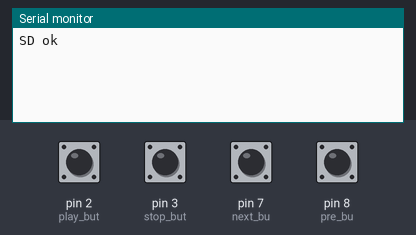
The sketch below on a simulated Arduino Uno, built with avr-gcc and run on an emulated ATmega328P. On the bench: the last lines printed to the serial monitor. Inputs (shaded band) come from the test bench; at power-on: pin 2 (play_but), pin 3 (stop_but), pin 7 (next_bu), pin 8 (pre_bu) HIGH. Storage starts empty; the audio player accepts every command and is not drawn.

Above: at 1.2 s.
1.3 s: pin 3 (stop_but) pulled LOW for 0.15 s
At 2.4 s:
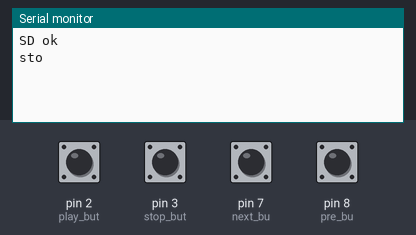
2.9 s: pin 7 (next_bu) pulled LOW for 0.15 s
At 3.7 s:
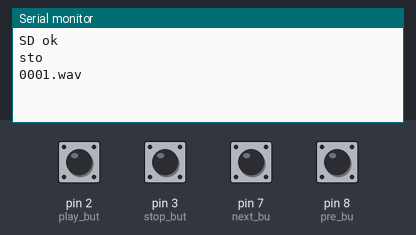
4.5 s: pin 8 (pre_bu) pulled LOW for 0.15 s
At 4.9 s:
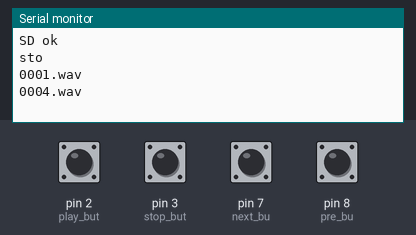
6.1 s: pin 8 (pre_bu) pulled LOW for 1 s
At 7.3 s:
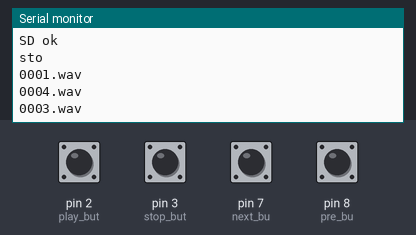

The sketch:

audio_system.ino
```cpp
#include <SD.h>                      // need to include the SD library
//#define SD_ChipSelectPin 53  //example uses hardware SS pin 53 on Mega2560
#define SD_ChipSelectPin 4  //using digital pin 4 on arduino nano 328, can use other pins
#include <TMRpcm.h>           //  also need to include this library...
#include <SPI.h>

TMRpcm tmrpcm;   // create an object for use in this sketch
int play_but=2;
int stop_but=3;
File myFile;
char trackname[] = "0001.wav"; //basic denomination
int tracknumber;

int next_bu=7;
int pre_bu=8;

void pla(){

  tmrpcm.play(trackname); //the sound file "music" will play each time the arduino powers up, or is reset}

}
void sto(){Serial.println("sto");

  tmrpcm.disable();


  }

void next(){
  if(tracknumber<4){tracknumber=tracknumber+1; //increment file name,curb the filename to 3(for testing=3)
     sprintf(trackname, "%04d.wav",tracknumber);//calculate the file name
     Serial.println(trackname); //name of the new file to be played}
  }
  else{tracknumber=1;
  sprintf(trackname, "%04d.wav",tracknumber);//calculate the file name
     Serial.println(trackname); //name of the new file to be played}
     }
     pla();
}

void pre(){
  if(tracknumber>1){tracknumber=tracknumber-1; //increment file name,curb the filename to 3(for testing=3)
     sprintf(trackname, "%04d.wav",tracknumber);//calculate the file name
     Serial.println(trackname); //name of the new file to be played}
  }
   else{tracknumber=4;
  sprintf(trackname, "%04d.wav",tracknumber);//calculate the file name
     Serial.println(trackname); //name of the new file to be played}
     }
  pla();
}

void setup(){
   tmrpcm.speakerPin = 9; //5,6,11 or 46 on Mega, 9 on Uno, Nano, etc

  pinMode(pre_bu,INPUT_PULLUP);
  pinMode(next_bu,INPUT_PULLUP);

  Serial.begin(9600);
  pinMode(stop_but,INPUT_PULLUP);
  attachInterrupt(digitalPinToInterrupt(stop_but),sto,FALLING);

  pinMode(play_but,INPUT_PULLUP);
  attachInterrupt(digitalPinToInterrupt(play_but),pla,FALLING);

  sprintf(trackname, "%04d.wav",1);//startup file name

  if (!SD.begin(SD_ChipSelectPin)) {  // see if the card is present and can be initialized:
    Serial.println("SD fail");
    return;   // don't do anything more if not

  }
  else{
    Serial.println("SD ok");
  }
}


void loop(){

 int voltage_ne=digitalRead(next_bu);
  if (voltage_ne==LOW){
    next();
    delay(1000);
  }
  int voltage_pre=digitalRead(pre_bu);
   if (voltage_pre==LOW){
    pre();
    delay(1000);
  }


}
```

Measured:
- after the input at 1.3 s, the serial monitor: prints a new line at once (image 1)
- after the input at 2.9 s, the serial monitor: prints a new line at once (image 2)
- after the input at 4.5 s, the serial monitor: prints a new line at once (image 3)
- after the input at 6.1 s, the serial monitor: prints a new line at once (image 4)
